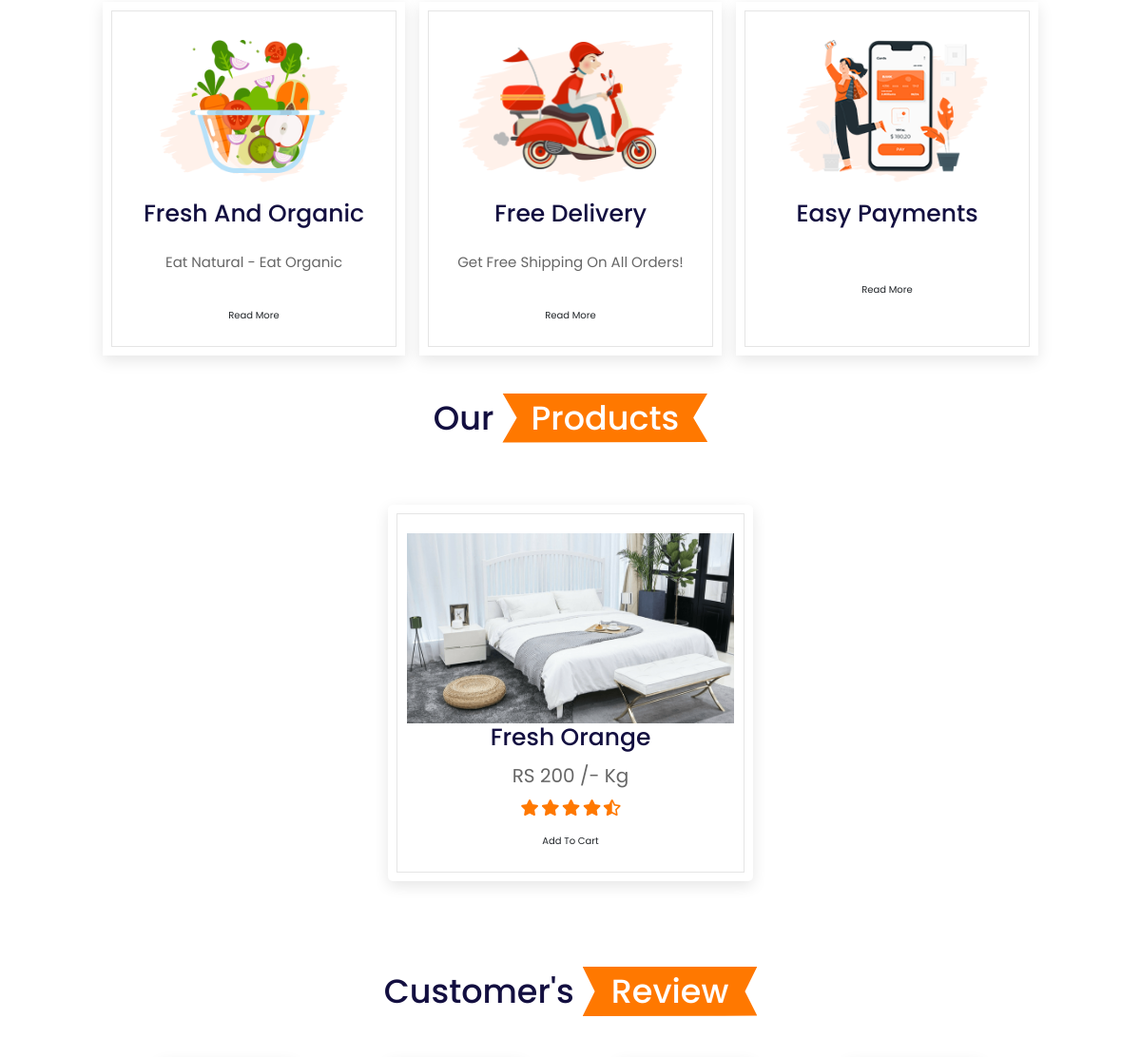
The app's page / (middle part), older data.
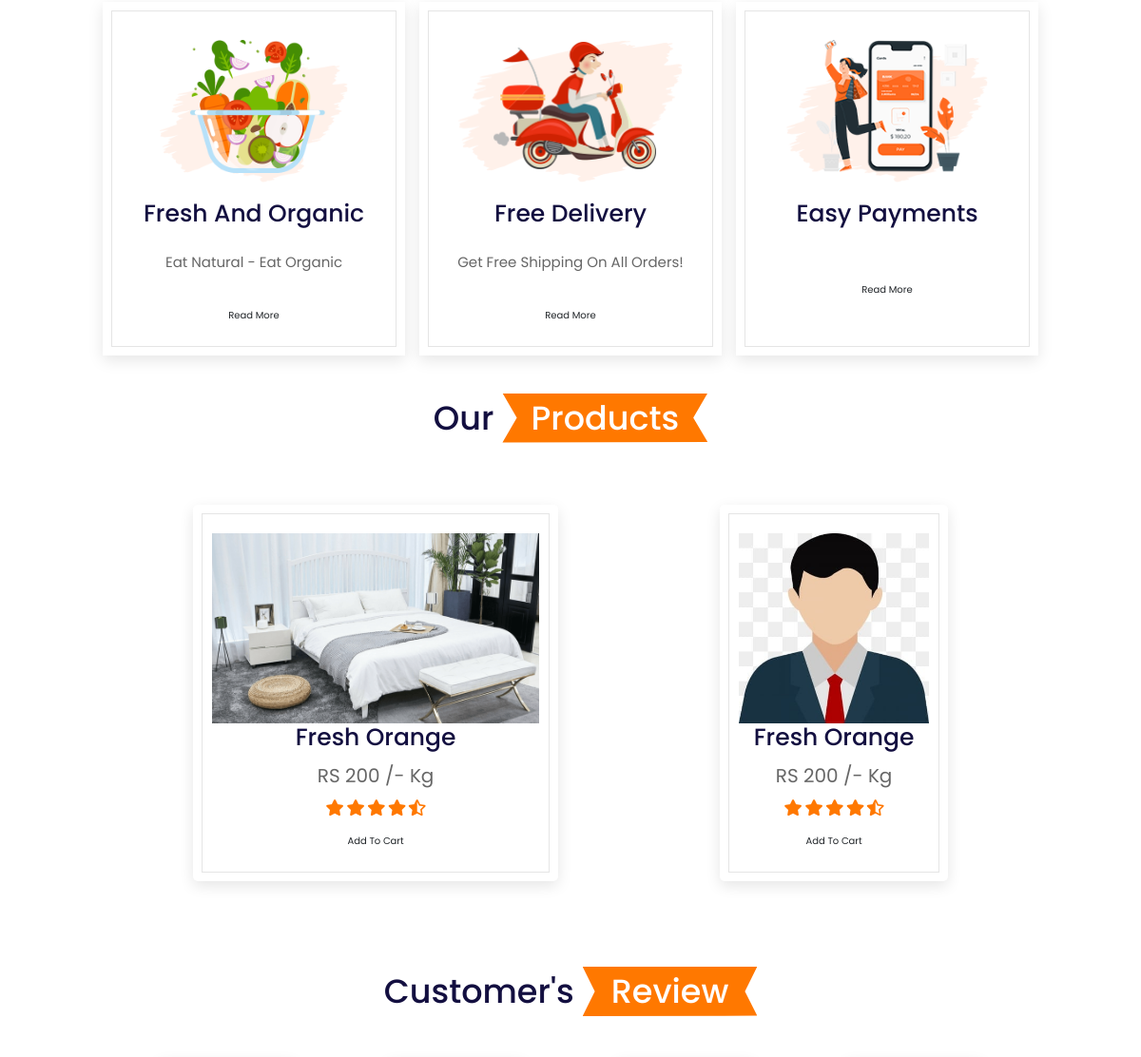
The same page, newer data.
### super_market/models.py (models this page shows)
class Product(models.Model):
    name = models.CharField(max_length=100)
    description = models.CharField(max_length=100)
    image = models.ImageField(upload_to='Profile', max_length=100)
    price = models.CharField(max_length=100)
    created_at = models.DateTimeField(auto_now_add=True)
    updated_at = models.DateTimeField(auto_now=True)

### super_market/views.py (the view)
# urls.py: path('', views.index,name="index"),
def index(request):
    if not request.user.is_authenticated:
        p = Product.objects.all()
        return render(request, "index.html",{'p':p})
    else:
        return redirect("user_index")

### template/index.html (shortened to what this page needs)
<!DOCTYPE html>
{% load static %}
<html lang="en">
<head>
    <link rel="stylesheet" href="{% static 'css/style.css' %}" />
    <link rel="stylesheet" href="https://cdnjs.cloudflare.com/ajax/libs/font-awesome/5.15.4/css/all.min.css">
    <link rel="stylesheet" href="{% static 'index' %}">
    <link href="https://cdn.jsdelivr.net/npm/bootstrap@5.1.3/dist/css/bootstrap.min.css" rel="stylesheet">
</head>
<body>
<section class="features" id="features">
    <div class="box-container">
        <div class="box">
            <img src="../image/feature-img-1.png" alt="">
            <h3>fresh and organic</h3>
            <p>Eat natural - Eat Organic </p>
            <a href="#" class="btn">read more</a>
        </div>
        <div class="box">
            <img src="../image/feature-img-2.png" alt="">
            <h3>free delivery</h3>
            <p>Get Free Shipping on all orders!</p>
            <a href="#" class="btn">read more</a>
        </div>
        <div class="box">
            <img src="../image/feature-img-3.png" alt="">
            <h3>easy payments</h3>
            <p>
            </p>
            <a href="#" class="btn">read more</a>
        </div>
    </div>
</section>
<h1 class="heading"> our <span>products</span> </h1>
<section class="products" id="products">
    <div class="flexCard">
    <div class="swiper product-slider">
        <div class="swiper-wrapper" style="display: flex; justify-content: space-around;">
            {% for p in p %}
            <div class="swiper-slide box">
                <img src="{{p.image.url}}" alt="">
                <h3>fresh orange</h3>
                <div class="price"> RS 200 /- kg </div>
                <div class="stars">
                    <i class="fas fa-star"></i>
                    <i class="fas fa-star"></i>
                    <i class="fas fa-star"></i>
                    <i class="fas fa-star"></i>
                    <i class="fas fa-star-half-alt"></i>
                </div>
                <a href="#" class="btn">add to cart</a>
            </div>
            {% endfor %}
        </div>
    </div>
    </div>
</section>
<section class="review" id="review">
    <h1 class="heading"> customer's <span>review</span> </h1>
    <div class="swiper review-slider">
    </div>
</section>
</body>
</html>

Row changes from the older to the newer data that the page shows:
added Product: image (placeholder picture)
